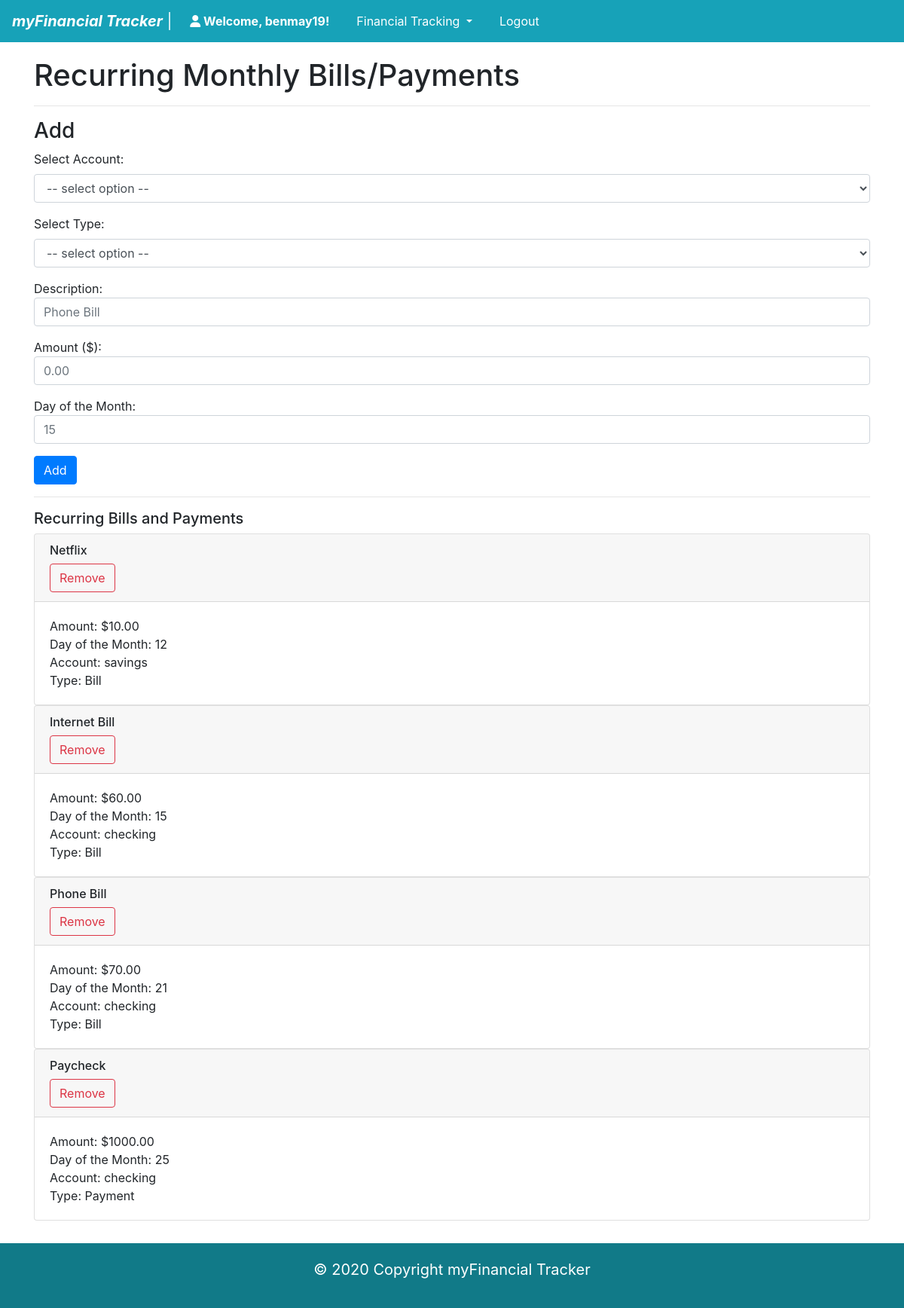
Screenshot of /recurring (signed in) with the database file from the repository.
### banking/models.py (models this page shows, shortened)
class User(AbstractUser):
    pass

class Recurring(models.Model):
    user = models.ForeignKey("User", on_delete=models.CASCADE)
    account = models.CharField(max_length=8, default="checking")
    bill = models.BooleanField()
    name = models.CharField(max_length=64)
    amount = models.DecimalField(max_digits=6, decimal_places=2)
    day = models.IntegerField()

### banking/views.py (the view)
# urls.py: path("recurring", views.recurring, name="recurring"),
@csrf_exempt
@login_required(login_url='login')
def recurring(request):
    user_rec = Recurring.objects.filter(user=request.user).all().order_by("day")
    if len(user_rec) > 0:
        paginator = Paginator(user_rec, 10)
        num = request.GET.get("page")
        recurring = paginator.get_page(num)
        return render(request, "banking/recurring.html", {
            "recurring": recurring
        })
    else:
        return render(request, "banking/recurring.html", {
            "message": "No Recurring Bills or Payments Added."
        })

### banking/templates/banking/recurring.html (shortened to what this page needs)
{% extends "banking/layout.html" %}
{% load static %}
{% block body %}
<h1>Recurring Monthly Bills/Payments</h1>
<hr>
<div id="add-view">
    <h3>Add</h3>
    <form id="add-form">
        <div class="form-group">
            <label for="account">Select Account:</label>
            <select name="account" id="raccount" class="form-control" required>
                <option disabled selected value> -- select option -- </option>
            </select>
        </div>
        <div class="form-group">
            <label for="rtype">Select Type:</label>
            <select name="rtype" id="rtype" class="form-control" required>
                <option disabled selected value> -- select option -- </option>
            </select>
        </div>
        <div class="form-group">
            Description: <input type="text" class="form-control" id="add-name" placeholder="Phone Bill" required>
        </div>
        <div class="form-group">
            Amount ($): <input type="number" step=0.01 min=0 class="form-control" id="add-amount" placeholder="0.00" required>
        </div>
        <div class="form-group">
            Day of the Month: <input type="text" class="form-control" id="day" placeholder="15" required>
        </div>
        <input type="submit" class="btn btn-primary" id="submit-add" value="Add" onclick="add()">
    </form>
</div>
<hr>
<div id="remove-view">
    {% if message %}
        <h3 id="message">{{ message }}</h3>
    {% else %}
        <h5>Recurring Bills and Payments</h5>
        {% for item in recurring %}
            <div class="card">
                <div class="card-header">
                    <h6>{{ item.name }}</h6>
                    <form action="{% url 'remove' item.id %}" method="post">
                        <button class="btn btn-outline-danger save" type="submit" value="remove" id="remove{{ item.id }}">Remove</button>
                    </form>
                </div>
                <div class="card-body">
                    <div>Amount: ${{ item.amount }}</div>
                    <div>Day of the Month: {{ item.day }}</div>
                    <div>Account: {{ item.account }}</div>
                    {% if item.bill %}
                        <div>Type: Bill</div>
                    {% else %}
                        <div>Type: Payment</div>
                    {% endif %}
                </div>
            </div>
        {% endfor %}
    {% endif %}
</div>
{% endblock %}

### banking/templates/banking/layout.html (shortened to what this page needs)
{% load static %}
<!DOCTYPE html>
<html lang="en">
    <head>
        <link rel="stylesheet" href="https://stackpath.bootstrapcdn.com/bootstrap/4.4.1/css/bootstrap.min.css">
        <link rel="stylesheet" href="{% static 'banking/styles.css' %}">
    </head>
    <body>
        <nav class="navbar navbar-expand-lg navbar-dark bg-info">
            <a class="navbar-brand" href="{% url 'index' %}"><strong><em>myFinancial Tracker</em></strong> |</a>
            {% if user.is_authenticated %}
            <div class="collapse navbar-collapse" id="navbarSupportedContent">
              <ul class="navbar-nav mr-auto">
                <li class="nav-item active">
                  <a class="nav-link" href="{% url 'index' %}"><i class="fa fa-user"></i><strong> Welcome, {{user.username}}!</strong><span class="sr-only">(current)</span></a>
                </li>
                <li class="nav-item active dropdown">
                  <a class="nav-link dropdown-toggle" href="#" id="navbarDropdown" role="button" data-toggle="dropdown" aria-haspopup="true" aria-expanded="false">
                    Financial Tracking
                  </a>
                </li>
                <li class="nav-item active">
                    <a class="nav-link" href="{% url 'logout' %}">Logout</a>
                </li>
              </ul>
            </div>
            {% endif %}
          </nav>
        <div class="container">
            {% block body %}
            {% endblock %}
        </div>
        <footer id="footer">
          <p>&copy; 2020 Copyright myFinancial Tracker</p>
        </footer>
    </body>
</html>

### banking/static/banking/styles.css (style rules this page uses)
nav { margin-bottom: 20px; }
#footer { background-color: #117a88; padding: 20px 10px; color: white; text-align: center; font-size: 20px; width: 100%; bottom: 0; position: relative; margin-top: 30px; }
.nav-item { padding-right: 20px; }

### rows the page displays
User: username "benmay19"
Recurring: name "Netflix", amount "10.00", day "12", account "savings", bill "Type: Bill"
Recurring: name "Internet Bill", amount "60.00", day "15", account "checking", bill "Type: Bill"
Recurring: name "Phone Bill", amount "70.00", day "21", account "checking", bill "Type: Bill"
Recurring: name "Paycheck", amount "1000.00", day "25", account "checking", bill "Type: Payment"
